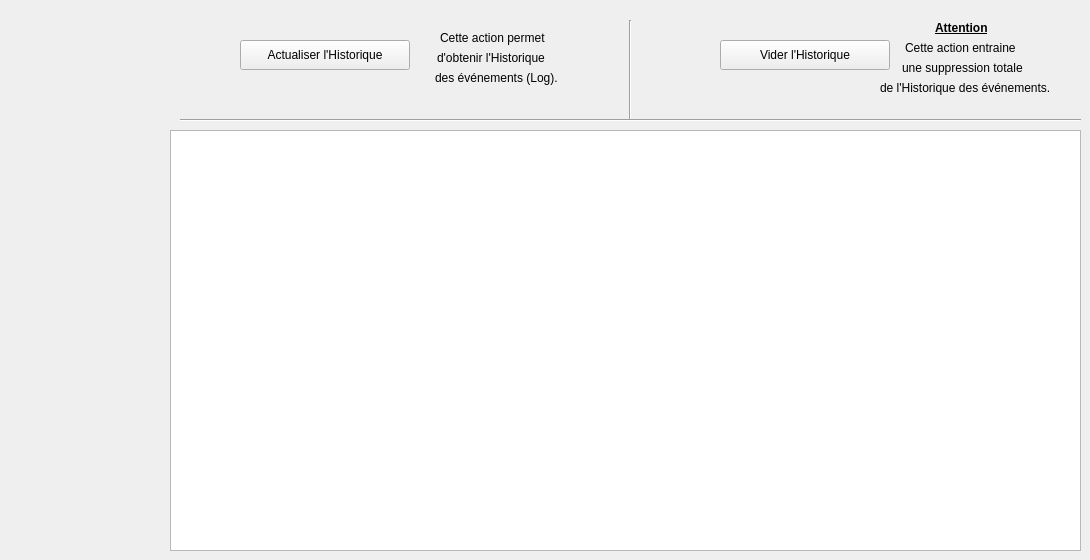
    <widget class="QWidget" name="tab_6">
     <attribute name="title">
      <string>Historique des événements</string>
     </attribute>
     <widget class="QPushButton" name="btAffLog">
      <property name="geometry">
       <rect>
        <x>240</x>
        <y>40</y>
        <width>170</width>
        <height>30</height>
       </rect>
      </property>
      <property name="text">
       <string>Actualiser l'Historique</string>
      </property>
     </widget>
     <widget class="QPushButton" name="btSuppLog">
      <property name="geometry">
       <rect>
        <x>720</x>
        <y>40</y>
        <width>170</width>
        <height>30</height>
       </rect>
      </property>
      <property name="text">
       <string>Vider l'Historique</string>
      </property>
     </widget>
     <widget class="QLabel" name="label">
      <property name="geometry">
       <rect>
        <x>905</x>
        <y>40</y>
        <width>141</width>
        <height>16</height>
       </rect>
      </property>
      <property name="text">
       <string>Cette action entraine</string>
      </property>
      <property name="textFormat">
       <enum>Qt::AutoText</enum>
      </property>
     </widget>
     <widget class="QLabel" name="label_2">
      <property name="geometry">
       <rect>
        <x>902</x>
        <y>60</y>
        <width>160</width>
        <height>16</height>
       </rect>
      </property>
      <property name="text">
       <string>une suppression totale</string>
      </property>
      <property name="textFormat">
       <enum>Qt::AutoText</enum>
      </property>
     </widget>
     <widget class="QLabel" name="label_3">
      <property name="geometry">
       <rect>
        <x>880</x>
        <y>80</y>
        <width>201</width>
        <height>16</height>
       </rect>
      </property>
      <property name="text">
       <string>de l'Historique des événements.</string>
      </property>
     </widget>
     <widget class="QLabel" name="label_4">
      <property name="geometry">
       <rect>
        <x>935</x>
        <y>20</y>
        <width>71</width>
        <height>16</height>
       </rect>
      </property>
      <property name="font">
       <font>
        <weight>75</weight>
        <bold>true</bold>
        <underline>true</underline>
       </font>
      </property>
      <property name="text">
       <string>Attention</string>
      </property>
     </widget>
     <widget class="QTextEdit" name="txtLog">
      <property name="geometry">
       <rect>
        <x>170</x>
        <y>130</y>
        <width>911</width>
        <height>421</height>
       </rect>
      </property>
     </widget>
     <widget class="QLabel" name="label_5">
      <property name="geometry">
       <rect>
        <x>440</x>
        <y>30</y>
        <width>140</width>
        <height>16</height>
       </rect>
      </property>
      <property name="text">
       <string>Cette action permet</string>
      </property>
      <property name="textFormat">
       <enum>Qt::AutoText</enum>
      </property>
     </widget>
     <widget class="QLabel" name="label_6">
      <property name="geometry">
       <rect>
        <x>437</x>
        <y>50</y>
        <width>141</width>
        <height>16</height>
       </rect>
      </property>
      <property name="text">
       <string>d'obtenir l'Historique</string>
      </property>
      <property name="textFormat">
       <enum>Qt::AutoText</enum>
      </property>
     </widget>
     <widget class="QLabel" name="label_7">
      <property name="geometry">
       <rect>
        <x>435</x>
        <y>70</y>
        <width>141</width>
        <height>16</height>
       </rect>
      </property>
      <property name="text">
       <string>des événements (Log).</string>
      </property>
     </widget>
     <widget class="QLabel" name="label_35">
      <property name="geometry">
       <rect>
        <x>650</x>
        <y>20</y>
        <width>51</width>
        <height>61</height>
       </rect>
      </property>
      <property name="text">
       <string/>
      </property>
      <property name="pixmap">
       <pixmap>../../SAUVEGARDE/SuPer2014_INITIAL/Projet_SuPer/ressources/poubelle.png</pixmap>
      </property>
     </widget>
     <widget class="QLabel" name="label_36">
      <property name="geometry">
       <rect>
        <x>180</x>
        <y>20</y>
        <width>51</width>
        <height>61</height>
       </rect>
      </property>
      <property name="text">
       <string/>
      </property>
      <property name="pixmap">
       <pixmap>../../SAUVEGARDE/SuPer2014_INITIAL/Projet_SuPer/ressources/historique.png</pixmap>
      </property>
     </widget>
     <widget class="Line" name="line">
      <property name="geometry">
       <rect>
        <x>620</x>
        <y>20</y>
        <width>20</width>
        <height>101</height>
       </rect>
      </property>
      <property name="orientation">
       <enum>Qt::Vertical</enum>
      </property>
     </widget>
     <widget class="Line" name="line_2">
      <property name="geometry">
       <rect>
        <x>180</x>
        <y>110</y>
        <width>901</width>
        <height>20</height>
       </rect>
      </property>
      <property name="orientation">
       <enum>Qt::Horizontal</enum>
      </property>
     </widget>
     <zorder>label_35</zorder>
     <zorder>btAffLog</zorder>
     <zorder>btSuppLog</zorder>
     <zorder>label</zorder>
     <zorder>label_2</zorder>
     <zorder>label_3</zorder>
     <zorder>label_4</zorder>
     <zorder>txtLog</zorder>
     <zorder>label_5</zorder>
     <zorder>label_6</zorder>
     <zorder>label_7</zorder>
     <zorder>label_36</zorder>
     <zorder>line</zorder>
     <zorder>line_2</zorder>
    </widget>
